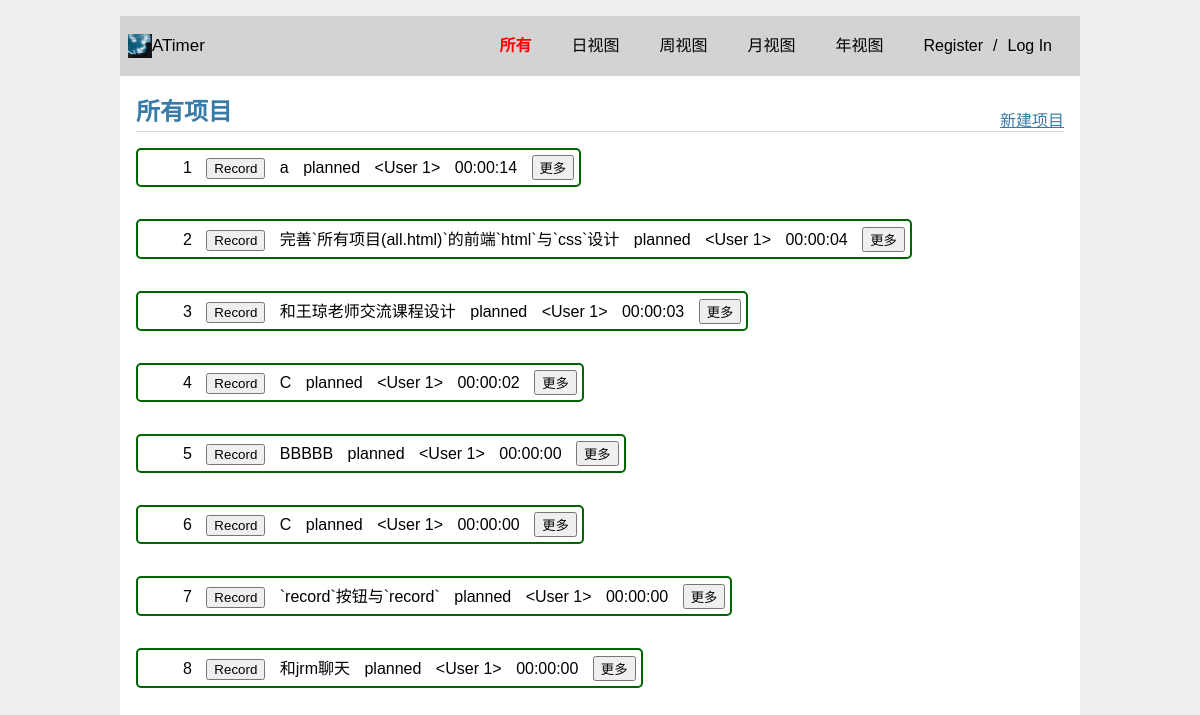
/all, run on an earlier commit of the app's database.
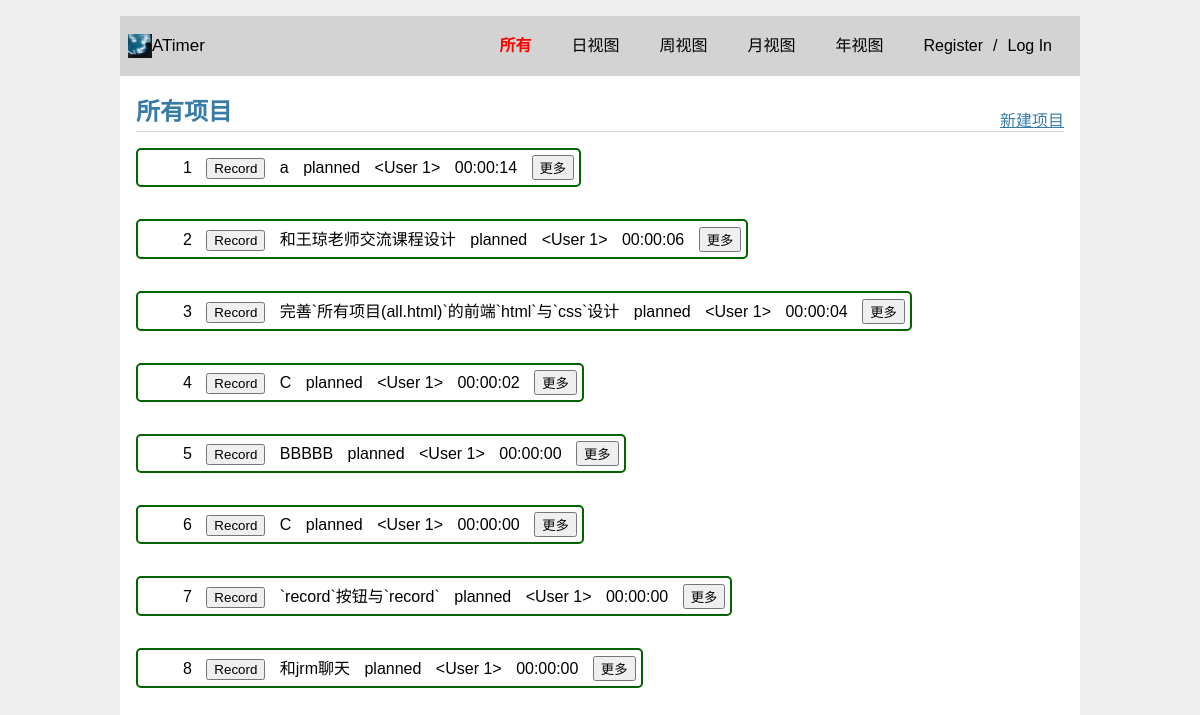
And on a later commit of the database.
### models.py (models this page shows, shortened)
class Project(db.Model):
  __tablename__ = 'projects'  # 数据库表名
  id = db.Column(db.Integer, primary_key=True,autoincrement=True)  # 项目ID，整数类型，主键
  name = db.Column(db.String(64), nullable=False)  # 项目名称，字符串类型，不能为空
  status = db.Column(db.String(64), default="Pause",nullable=False)  # 项目状态，字符串类型，不能为空
  user_id = db.Column(db.Integer, db.ForeignKey('users.id'), nullable=False)  # 项目所属用户ID，整数类型，外键，不能为空
  all_time = db.Column(db.String)
  daily_time = db.Column(JSONEncodedDict, default={})
  weekly_time = db.Column(JSONEncodedDict, default={})
  monthly_time = db.Column(JSONEncodedDict, default={})
  yearly_time = db.Column(JSONEncodedDict, default={})
  user = db.relationship('User', backref='projects', lazy=True)
  records = db.relationship('Record', backref='records', lazy=True)  # 项目和记录之间的关联关系

### views.py (the view)
@bp.route('/all')
def all():
  projects = Project.query.order_by(Project.all_time.desc()).all()
  return render_template('views/all.html',active_page='all',projects=projects,next='all')

### auth.py (called while the page is built)
@bp.before_app_request
def load_logged_in_user():
    user_id = session.get('user_id')
    if user_id is None:
        g.user = None
    else:
        g.user = User.query.get(user_id)

### models.py (called while the page is built)
  def process_result_value(self, value, dialect):
    if value is not None:
      value = json.loads(value)
    return value

### templates/views/all.html (shortened to what this page needs)
{% extends 'base.html' %}
{% block header %}
<h1>所有项目</h1>
<a class="create_project" href="{{ url_for('main.create',next='main.all') }}">新建项目</a>
{% endblock %}
{% block content %}
<div class="container">
  {% for project in projects %}
  <div class="project-card" data-project-id = "{{ project.id }}">
    <ul style="display: inline-block;width: fit-content;">
      <li class="project-rank">{{ loop.index }}</li>
      <li class="project-timer">
        <button class="timer-btn" id="{{ project.id }}">Record</button>
      </li>
      <li class="project-name">{{ project.name }}</li>
      <li class="project-status">{{ project.status }}</li>
      <li class="project-user">{{ project.user }}</li>
      <li class="project-total-time">{{ project.all_time }}</li>
      <li class="project-more">
        <button class="more" onclick="">更多</button>
      </li>
    </ul>
  </div>
  {% endfor %}
</div>
{% endblock %}

What changed in the data, as far as the page shows it:
changed Project "和王琼老师交流课程设计": all_time "00:00:03" → "00:00:06"; moves up the list
